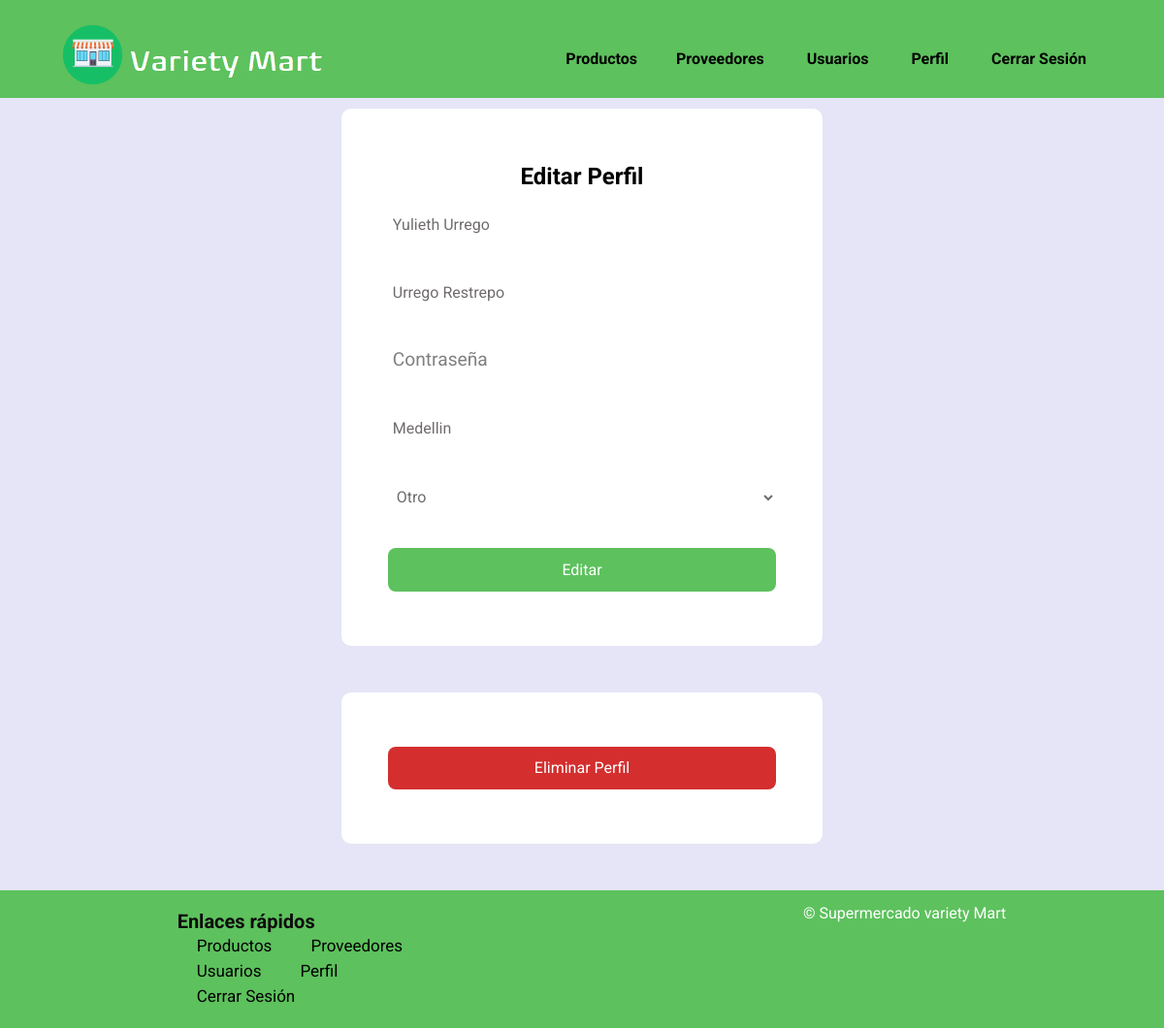
The page /vista/usuario/perfil.php (signed in) on the database as committed earlier.
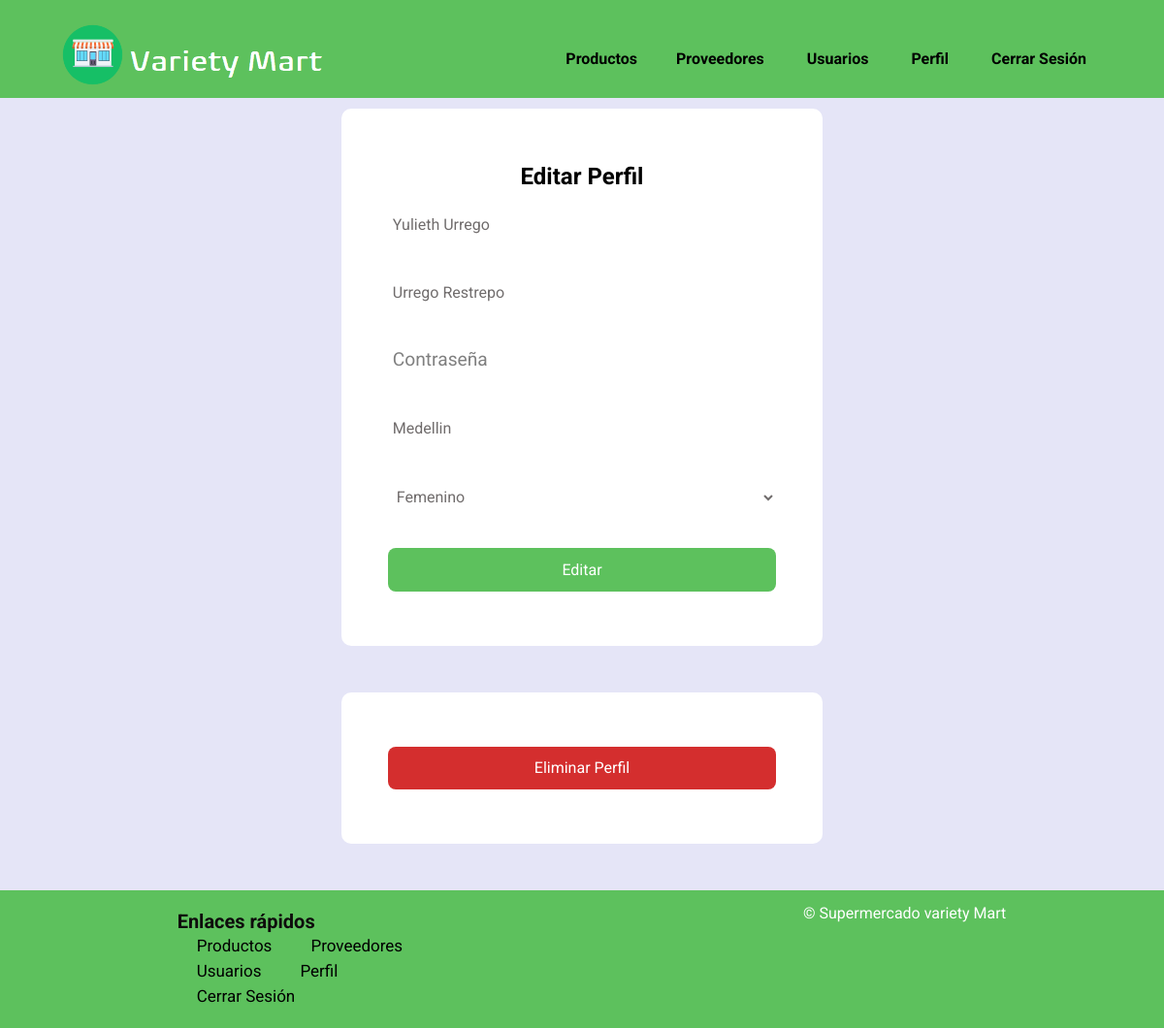
The same page on the database as committed later.
### controlador/ControlUsuarios.php (called while the page is built, shortened)
<?php
Class ControlUsuarios{
    var $objModeloUsuarios;
    function __construct($objModeloUsuarios){
        $this->objModeloUsuarios=$objModeloUsuarios;
    }
    function consultar(){
        $codigo=$this->objModeloUsuarios->getcodigo();
        $comandoSql="select * from usuarios where codigo='".$codigo."'";
        $objControlConexion=new ControlConexion();
        $objControlConexion->abrirBd("localhost", "root", "","varietymart");
        $recordSet=$objControlConexion->ejecutarSelect($comandoSql);
        return $recordSet->fetch_array(MYSQLI_BOTH);
    }
    }
?>

### modelo/ModeloUsuarios.php (called while the page is built, shortened)
<?php
	class ModeloUsuarios{
		var $codigo;
		function __construct($codigo, $nombre, $apellido, $cedula, $correo, $contrasena, $ciudad, $sexo, $rol, $estado){
			$this->codigo=$codigo;
		}
		function getcodigo(){
			return $this->codigo;
        }
    }
?>

### controlador/ControlConexion.php (called while the page is built, shortened)
<?php
class ControlConexion{
	var $conn;
	function __construct(){
		$this->conn=null;
	}
    function abrirBd($servidor, $usuario, $password,$db){
    	try	{
			$this->conn = new mysqli($servidor, $usuario, $password, $db);
      	}
      	catch (Exception $e){
          	echo "ERROR AL | AL SERVIDOR ".$e->getMessage()."\n";
      	}
    }
	function ejecutarSelect($sql) {
			try	{
				$recordSet=$this->conn->query($sql);
				}
			catch (Exception $e) {
					echo " ERROR: ". $e->getMessage()."\n";
			  }
		return $recordSet;
			}
}
?>

### vista/usuario/perfil.php (the view, shortened to what this page needs)
<?php
if(isset($_SESSION["iniciarSesion"]) && $_SESSION["iniciarSesion"] == "ok"){
$rutaFooter = "../layout/footer2.php";
$rutaHeader = "../layout/header2.php";
$codigo = $_SESSION["codigoUsuario"];
require_once '../../modelo/ModeloUsuarios.php';
require_once '../../controlador/ControlUsuarios.php';
require_once '../../controlador/ControlConexion.php';
$objModeloUsuario = new ModeloUsuarios($codigo, "", "", "", "", "", "", "", "", "");
$objControlUsuario = new ControlUsuarios($objModeloUsuario);
$datos = $objControlUsuario  -> consultar();
echo '<!DOCTYPE html>
<html lang="en">
<head>
    <meta charset="UTF-8">
    <meta name="viewport" content="width=device-width, initial-scale=1.0">
    <link rel="stylesheet" href="../../assents/css/forms.css">
    <link rel="stylesheet" href="../../assents/css/estilo.css">
    <link rel="stylesheet" href="../../assents/css/footer.css">
    <link rel="icon" href="../../assents/img/store.png">
    <title>Perfil</title>
</head>
<body>';
if (file_exists($rutaHeader)) {
    include $rutaHeader;
}
    echo '<form action="" method="POST">
        <h2 class="form__title">Editar Perfil</h2>
        <div class="container">
            <div>
                <input type="text" id="nombre" name="txtNombre" class="form__input" placeholder="Nombre" value="'.$datos["nombre"].'" required>
            </div>
            <div>
                <input type="text" id="apellido" name="txtApellido" class="form__input" placeholder="Apellido" value="'.$datos["apellido"].'" required>
            </div>
            <div >
                <input type="password" id="contrasena" name="txtContrasena" class="form__input" placeholder="Contraseña" required>
            </div>
            <div>
                <input type="text" id="ciudad" name="txtCiudad" class="form__input" placeholder="Ciudad de Residencia" value="'.$datos["ciudad"].'" required>
            </div>';
            if($datos["sexo"] == "1"){
                echo'
            <div >
                <select id="sexo" name="txtSexo" class="form__input" required>
                    <option value="">Seleccionar Género</option>
                    <option selected value="1">Femenino</option>
                    <option value="2">Masculino</option>
                    <option value="3">Otro</option>
                </select>
            </div>';
            }else if(($datos["sexo"] == "3")){
                echo'
            <div >
                <select id="sexo" name="txtSexo" class="form__input" required>
                    <option value="">Seleccionar Género</option>
                    <option value="1">Femenino</option>
                    <option value="2">Masculino</option>
                    <option selected value="3">Otro</option>
                </select>
            </div>';
            }
        echo '<input type="submit" class="boton" name="btnEditar" value="Editar">
        </div>
    </form>
    <form class="form_eliminar" action="" method="POST">
    <input type="submit" class="boton_eliminar" name="btnEliminar" value="Eliminar Perfil">
    </form>';
    if (file_exists($rutaFooter)) {
        include $rutaFooter;
    }
echo '</body>
</html>';
}else{
    echo '<script>
    window.location = "../../index.php";
    </script>';
}
?>

Rows that differ between the two databases and show on the page:
changed usuarios "Yulieth Urrego": sexo 3 → 1 (drawn)
Other text that changed with them:
form field txtSexo: (not shown) → "Femenino"
form field txtSexo: "Otro" → (not shown)
